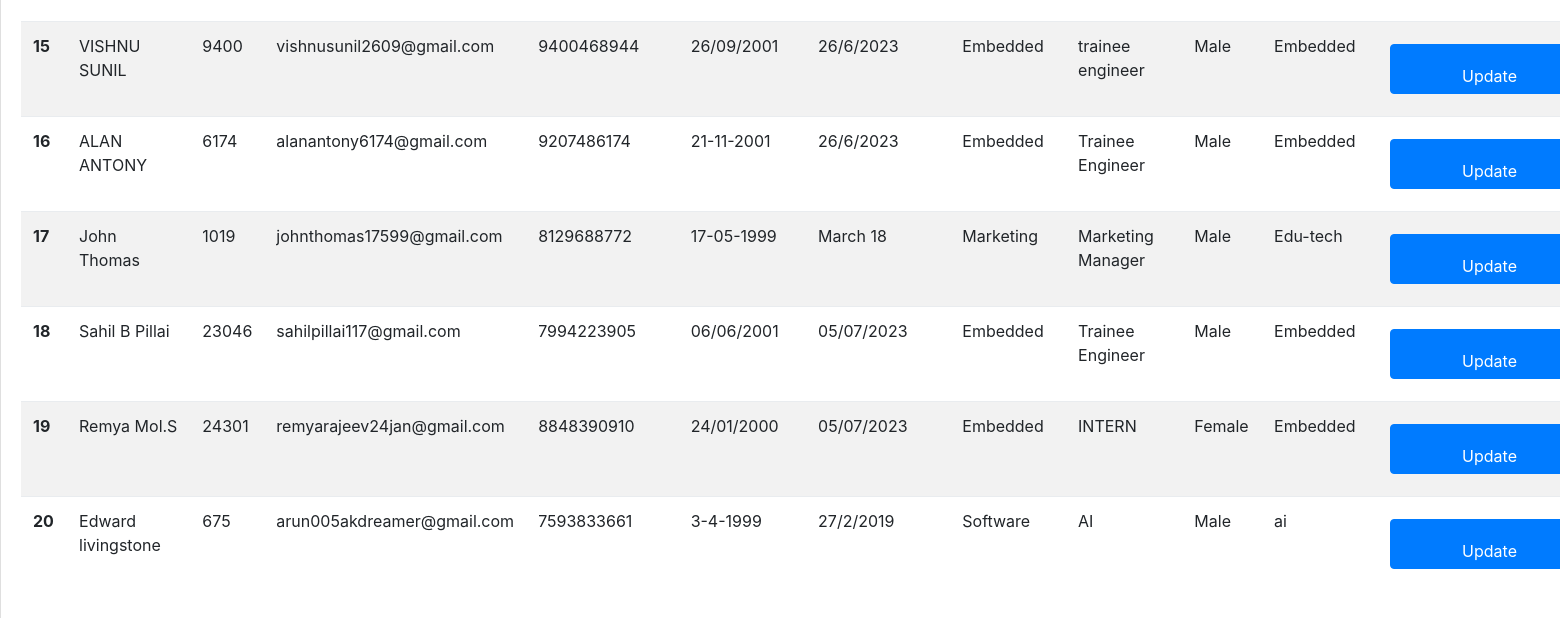
Before: /employee_view/ (lower part) with the older database file.
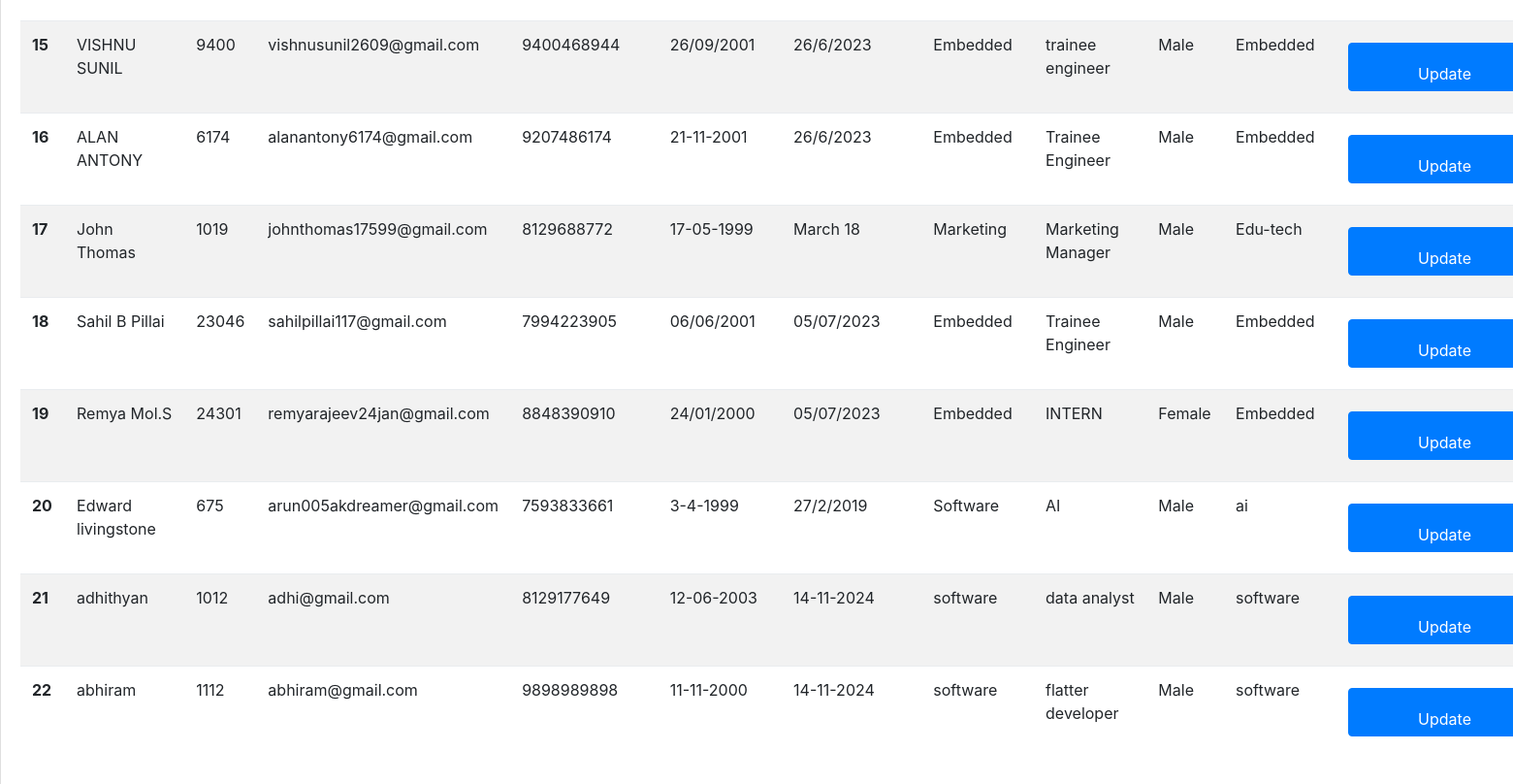
After: the same page with the newer database file.
### app/models.py (models this page shows, shortened)
class Employee(models.Model):
	user = models.OneToOneField(Login, on_delete=models.CASCADE, related_name='user')
	id = models.CharField(primary_key=True, max_length=10)
	name=models.CharField(max_length=50)
	contact_number = models.CharField(max_length=50)
	date_of_birth = models.CharField(max_length=50)
	date_of_joining = models.CharField(max_length=50)
	department = models.CharField(max_length=50)
	designation = models.CharField(max_length=50)
	gender = models.CharField(max_length=50, choices=sex_choice)
	team = models.CharField(max_length=50)

class Login(AbstractUser):
	is_user=models.BooleanField(default=False)
	email=models.EmailField(max_length=255,unique=True)
	USERNAME_FIELD ='email'
	REQUIRED_FIELDS = ['username']

### app/views.py (the view)
# urls.py: path('employee_view/', views.employee_view, name='employee_view'),
def employee_view(request):
    n = Employee.objects.all()
    userFilter = EmployeeFilter(request.GET, queryset=n)
    n = userFilter.qs
    context = {
        'employee': n,
        'userFilter': userFilter,
    }
    return render(request, 'admintemp/user.html', context)

### app/templates/admintemp/user.html (shortened to what this page needs)
{% extends 'base.html' %}
{% block content %}
<div>
    <div class="card">
        <br>
        <br>
        <div class="card-body" >
            <table class="table table-striped">
                <tbody>
                {% for n in employee %}
                <tr>
                    <th scope="row">{{forloop.counter}}</th>
                    <td>{{n.name}}</td>
                    <td>{{n.id}}</td>
                    <td>{{n.user}}</td>
                    <td>{{n.contact_number}}</td>
                    <td>{{n.date_of_birth}}</td>
                    <td>{{n.date_of_joining}}</td>
                    <td>{{n.department}}</td>
                    <td>{{n.designation}}</td>
                    <td>{{n.gender}}</td>
                    <td>{{n.team}}</td>
                    <td><a href="{% url 'employee_update' n.id %}">
                        <button type="button" class="btn btn-primary">Update</button>
                    </a></td>
                </tr>
                {% empty %}
                <tr>
                    <td colspan="9"><h3>No Results Found</h3></td>
                </tr>
                {% endfor %}
                </tbody>
            </table>
        </div>
    </div>
</div>
{% endblock %}

### app/templates/base.html (shortened to what this page needs)
{% load static %}
<!DOCTYPE html>
<html>
<head>
	<link href="https://stackpath.bootstrapcdn.com/bootstrap/4.1.3/css/bootstrap.min.css" rel="stylesheet">
	<link rel="stylesheet" href="{% static 'css/bootstrap.css' %}">
	<link rel="stylesheet" href="{% static 'css/main.css' %}">
</head>
<body>
	<br>
	{% block content %}{% endblock %}
</body>
</html>

### app/static/css/main.css (style rules this page uses)
body { background-image: -moz-linear-gradient(0deg, #d5e1e1 0%, #b5c8cc 100%); background-image: -webkit-linear-gradient(0deg, #d5e1e1 0%, #b5c8cc 100%); background-image: -ms-linear-gradient(0deg, #d5e1e1 0%, #b5c8cc 100%); }

Changed rows visible on the page:
added Employee: name "adhithyan", id "1012", user "adhi@gmail.com", contact_number "8129177649", date_of_birth "12-06-2003", date_of_joining "14-11-2024", department "software", designation "data analyst", gender "Male", team "software"
added Employee: name "abhiram", id "1112", user "abhiram@gmail.com", contact_number "9898989898", date_of_birth "11-11-2000", date_of_joining "14-11-2024", department "software", designation "flatter developer", gender "Male", team "software"
